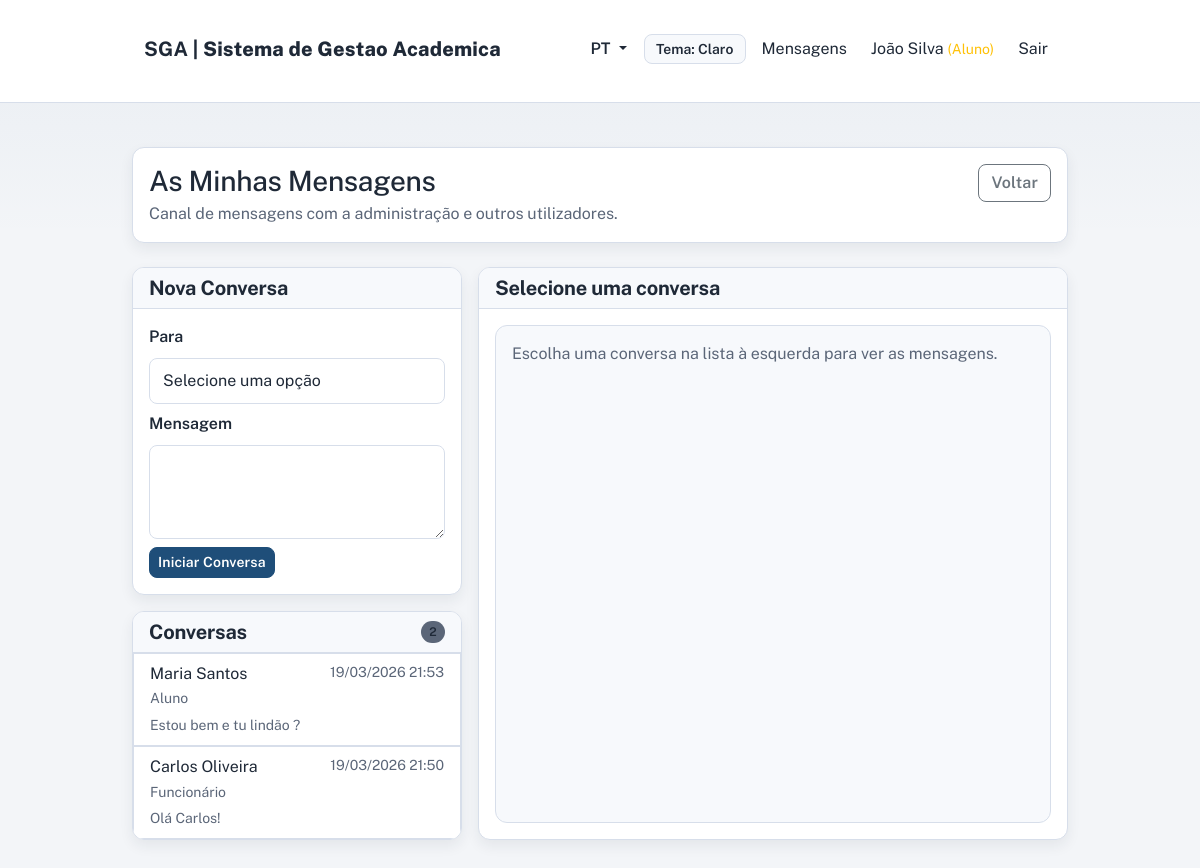
The app's page /public/messages.php (signed in) with its own data.
### tables this page shows
CREATE TABLE `request_threads` (
  `id` int(11) NOT NULL,
  `created_by` int(11) NOT NULL,
  `created_at` timestamp NOT NULL DEFAULT current_timestamp(),
  `updated_at` timestamp NOT NULL DEFAULT current_timestamp() ON UPDATE current_timestamp()
);

CREATE TABLE users (
    id INT PRIMARY KEY AUTO_INCREMENT,
    role_id INT NOT NULL,
    full_name VARCHAR(255) NOT NULL,
    email VARCHAR(255) NOT NULL UNIQUE,
    username VARCHAR(100) NOT NULL UNIQUE,
    password_hash VARCHAR(255),
    is_active BOOLEAN DEFAULT TRUE,
    last_login DATETIME,
    created_at TIMESTAMP DEFAULT CURRENT_TIMESTAMP,
    updated_at TIMESTAMP DEFAULT CURRENT_TIMESTAMP ON UPDATE CURRENT_TIMESTAMP,
    FOREIGN KEY (role_id) REFERENCES roles(id),
    INDEX idx_role (role_id),
    INDEX idx_email (email),
    INDEX idx_username (username)
);

CREATE TABLE roles (
    id INT PRIMARY KEY AUTO_INCREMENT,
    name VARCHAR(50) NOT NULL UNIQUE,
    description VARCHAR(255),
    created_at TIMESTAMP DEFAULT CURRENT_TIMESTAMP
);

CREATE TABLE `request_messages` (
  `id` int(11) NOT NULL,
  `thread_id` int(11) NOT NULL,
  `sender_id` int(11) NOT NULL,
  `message_text` text NOT NULL,
  `created_at` timestamp NOT NULL DEFAULT current_timestamp()
);

### public/messages.php (called while the page is built, shortened)
<?php
require_once __DIR__ . '/../core/bootstrap.php';
require_once __DIR__ . '/../models/RequestMessage.php';
$messageModel = new RequestMessage($pdo);
$currentUserId = (int) getUserId();
$selectedThreadId = (int) ($_GET['thread'] ?? 0);
$threads = $messageModel->getThreadsForUser($currentUserId);
$selectedThread = null;
include __DIR__ . '/../views/messages/index.php';

### core/i18n.php (called while the page is built, shortened)
<?php
$TRANSLATIONS = [];
$CURRENT_LANG = 'pt';
function loadTranslations($lang = 'pt') {
    $filePath = __DIR__ . '/../translations/' . $lang . '.php';
    if (file_exists($filePath)) {
        $TRANSLATIONS = require $filePath;
        $CURRENT_LANG = $lang;
        return true;
    }
    return false;
}
function trans($key, $default = '') {
    global $TRANSLATIONS;
    return $TRANSLATIONS[$key] ?? ($default ?: $key);
}
function t($key, $default = '') {
    return trans($key, $default);
}
function getCurrentLanguage() {
    global $CURRENT_LANG;
    return $CURRENT_LANG;
}

### core/helpers.php (called while the page is built, shortened)
<?php
function h($str) {
    return htmlspecialchars($str, ENT_QUOTES, 'UTF-8');
}
function getUserRole() {
    return $_SESSION['role'] ?? null;
}
function normalizeRoleKey($role) {
    $role = trim(strtolower((string) $role));
    $roleMap = [
        'aluno' => 'aluno',
        'student' => 'aluno',
        'funcionario' => 'funcionario',
        'funcionário' => 'funcionario',
        'staff' => 'funcionario',
        'gestor' => 'gestor',
        'manager' => 'gestor',
        'gestor pedagogico' => 'gestor',
        'gestor pedagógico' => 'gestor',
    ];
    return $roleMap[$role] ?? $role;
}
function getRoleLabel($role = null) {
    $sourceRole = $role ?? getUserRole();
    $normalizedRole = normalizeRoleKey($sourceRole);
    return t('role.' . $normalizedRole, (string) $sourceRole);
}
function getUserId() {
    return $_SESSION['user_id'] ?? null;
}
function formatDateTime($datetime) {
    $timestamp = strtotime($datetime);
    return date('d/m/Y H:i', $timestamp);
}
function baseUrl() {
    $protocol = (!empty($_SERVER['HTTPS']) && $_SERVER['HTTPS'] !== 'off') ? 'https' : 'http';
    $host = $_SERVER['HTTP_HOST'];
    $scriptPath = str_replace('\\', '/', $_SERVER['SCRIPT_NAME'] ?? ($_SERVER['PHP_SELF'] ?? ''));
    $publicPos = strpos($scriptPath, '/public');
    if ($publicPos !== false) {
        $basePath = substr($scriptPath, 0, $publicPos);
    } else {
        $basePath = dirname($scriptPath);
    }
    return $protocol . '://' . $host . rtrim($basePath, '/');
}
function publicUrl($path = '') {
    $base = baseUrl() . '/public';
    if ($path) {
        $base .= '/' . ltrim($path, '/');
    }
    return $base;
}
function url($path = '') {
    return publicUrl($path);
}

### models/RequestMessage.php (called while the page is built, shortened)
<?php
class RequestMessage {
    protected $pdo;
    public function __construct($pdo) {
        $this->pdo = $pdo;
    }
    protected function getRoleNameByUserId($userId) {
        $stmt = $this->pdo->prepare("SELECT LOWER(r.name) AS role_name
            FROM users u
            LEFT JOIN roles r ON r.id = u.role_id
            WHERE u.id = :user_id
            LIMIT 1");
        $stmt->execute([':user_id' => $userId]);
        return (string) ($stmt->fetchColumn() ?: '');
    }
    protected function canUseMessages($userId) {
        return $this->getRoleNameByUserId($userId) !== 'gestor';
    }
    protected function ensureSchema() {
        $this->pdo->exec("CREATE TABLE IF NOT EXISTS request_threads (
            id INT PRIMARY KEY AUTO_INCREMENT,
            created_by INT NOT NULL,
            created_at TIMESTAMP DEFAULT CURRENT_TIMESTAMP,
            updated_at TIMESTAMP DEFAULT CURRENT_TIMESTAMP ON UPDATE CURRENT_TIMESTAMP,
            FOREIGN KEY (created_by) REFERENCES users(id)
        ) ENGINE=InnoDB DEFAULT CHARSET=utf8mb4");
        $this->pdo->exec("CREATE TABLE IF NOT EXISTS request_thread_participants (
            thread_id INT NOT NULL,
            user_id INT NOT NULL,
            joined_at TIMESTAMP DEFAULT CURRENT_TIMESTAMP,
            last_read_at DATETIME,
            PRIMARY KEY (thread_id, user_id),
            FOREIGN KEY (thread_id) REFERENCES request_threads(id) ON DELETE CASCADE,
            FOREIGN KEY (user_id) REFERENCES users(id),
            INDEX idx_user (user_id)
        ) ENGINE=InnoDB DEFAULT CHARSET=utf8mb4");
        $this->pdo->exec("CREATE TABLE IF NOT EXISTS request_messages (
            id INT PRIMARY KEY AUTO_INCREMENT,
            thread_id INT NOT NULL,
            sender_id INT NOT NULL,
            message_text TEXT NOT NULL,
            created_at TIMESTAMP DEFAULT CURRENT_TIMESTAMP,
            FOREIGN KEY (thread_id) REFERENCES request_threads(id) ON DELETE CASCADE,
            FOREIGN KEY (sender_id) REFERENCES users(id),
            INDEX idx_thread (thread_id),
            INDEX idx_created_at (created_at)
        ) ENGINE=InnoDB DEFAULT CHARSET=utf8mb4");
    }
    public function getThreadsForUser($userId) {
        if (!$this->canUseMessages($userId)) {
            return [];
        }
        $stmt = $this->pdo->prepare("SELECT
                t.id,
                u.id AS other_user_id,
                u.full_name AS other_full_name,
                u.username AS other_username,
                r.name AS other_role_name,
                lm.message_text AS last_message,
                lm.created_at AS last_message_at
            FROM request_threads t
            INNER JOIN request_thread_participants me
                ON me.thread_id = t.id AND me.user_id = :current_user_id
            INNER JOIN request_thread_participants op
                ON op.thread_id = t.id AND op.user_id <> :other_user_exclude_id
            INNER JOIN users u
                ON u.id = op.user_id
            LEFT JOIN roles r
                ON r.id = u.role_id
            LEFT JOIN request_messages lm
                ON lm.id = (
                    SELECT m2.id
                    FROM request_messages m2
                    WHERE m2.thread_id = t.id
                    ORDER BY m2.created_at DESC, m2.id DESC
                    LIMIT 1
                )
            WHERE LOWER(COALESCE(r.name, '')) <> 'gestor'
            ORDER BY COALESCE(lm.created_at, t.updated_at) DESC, t.id DESC");
        $stmt->execute([
            ':current_user_id' => $userId,
            ':other_user_exclude_id' => $userId,
        ]);
        return $stmt->fetchAll(PDO::FETCH_ASSOC);
    }
}

### views/messages/index.php (the view, shortened to what this page needs)
<!DOCTYPE html>
<html lang="<?php echo getCurrentLanguage() === 'en' ? 'en' : 'pt-PT'; ?>">
<head>
    <link href="https://cdn.jsdelivr.net/npm/bootstrap@5.1.3/dist/css/bootstrap.min.css" rel="stylesheet">
    <link href="<?php echo url('assets/css/app.css'); ?>" rel="stylesheet">
</head>
<body>
    <?php include __DIR__ . '/../layouts/navbar.php'; ?>
    <div class="container mt-4 mb-5">
        <section class="card mb-4">
            <div class="card-body d-flex justify-content-between align-items-start flex-wrap gap-2">
                <div>
                    <h1 class="h3 mb-1"><?php echo t('messages.title'); ?></h1>
                    <p class="text-muted mb-0"><?php echo t('messages.subtitle'); ?></p>
                </div>
                <a href="<?php echo url('dashboard.php'); ?>" class="btn btn-outline-secondary"><?php echo t('record.back'); ?></a>
            </div>
        </section>
        <div class="messages-shell">
            <div>
                <div class="card mb-3">
                    <div class="card-header">
                        <h5 class="mb-0"><?php echo t('messages.new_conversation'); ?></h5>
                    </div>
                    <div class="card-body">
                        <form method="POST" novalidate>
                            <div class="mb-2">
                                <label for="recipient_id" class="form-label"><?php echo t('messages.to'); ?></label>
                                <select id="recipient_id" name="recipient_id" class="form-select" required>
                                    <option value=""><?php echo t('common.select_option'); ?></option>
                                </select>
                            </div>
                            <div class="mb-2">
                                <label for="new_message_text" class="form-label"><?php echo t('messages.message'); ?></label>
                                <textarea id="new_message_text" name="message_text" class="form-control" rows="3" required></textarea>
                            </div>
                            <button type="submit" class="btn btn-primary btn-sm"><?php echo t('messages.start'); ?></button>
                        </form>
                    </div>
                </div>
                <div class="card messages-list">
                    <div class="card-header d-flex justify-content-between align-items-center">
                        <h5 class="mb-0"><?php echo t('messages.conversations'); ?></h5>
                        <span class="badge bg-secondary"><?php echo count($threads); ?></span>
                    </div>
                    <div class="list-group list-group-flush">
                        <?php if (empty($threads)): ?>
                            <div class="list-group-item text-muted"><?php echo t('messages.no_conversations'); ?></div>
                        <?php else: ?>
                            <?php foreach ($threads as $thread): ?>
                                <?php $isActive = ((int) $thread['id'] === (int) $selectedThreadId); ?>
                                <a class="thread-link <?php echo $isActive ? 'active' : ''; ?>" href="<?php echo url('messages.php?thread=' . (int) $thread['id']); ?>">
                                    <div class="list-group-item">
                                        <div class="d-flex justify-content-between align-items-start gap-2">
                                            <div>
                                                <div class="fw-semibold"><?php echo h($thread['other_full_name']); ?></div>
                                                <small class="text-muted"><?php echo h(getRoleLabel($thread['other_role_name'] ?? '')); ?></small>
                                            </div>
                                            <small class="text-muted"><?php echo !empty($thread['last_message_at']) ? formatDateTime($thread['last_message_at']) : '-'; ?></small>
                                        </div>
                                        <div class="text-muted small mt-1"><?php echo h(mb_strimwidth((string) ($thread['last_message'] ?? ''), 0, 72, '...')); ?></div>
                                    </div>
                                </a>
                            <?php endforeach; ?>
                        <?php endif; ?>
                    </div>
                </div>
            </div>
            <div class="card chat-panel">
                <div class="card-header">
                    <?php if ($selectedThread): ?>
                        <h5 class="mb-0"><?php echo h($selectedThread['other_full_name']); ?></h5>
                        <small class="text-muted"><?php echo h(getRoleLabel($selectedThread['other_role_name'] ?? '')); ?></small>
                    <?php else: ?>
                        <h5 class="mb-0"><?php echo t('messages.select_conversation'); ?></h5>
                    <?php endif; ?>
                </div>
                <div class="card-body d-flex flex-column gap-3">
                    <div class="chat-body">
                        <?php if (!$selectedThread): ?>
                            <p class="text-muted mb-0"><?php echo t('messages.choose_left'); ?></p>
                        <?php elseif (empty($messages)): ?>
                            <p class="text-muted mb-0"><?php echo t('messages.no_messages'); ?></p>
                        <?php endif; ?>
                    </div>
                </div>
            </div>
        </div>
    </div>
</body>
</html>

### public/assets/css/app.css (style rules this page uses)
:root { --bg: #f3f5f8; --bg-plain: #ffffff; --surface: #ffffff; --surface-soft: #f7f9fc; --surface-strong: #eef2f7; --text: #1f2937; --text-muted: #5b6678; --border: #d7deea; --primary: #1f4e79; --primary-soft: #d8e7f8; --info: #0c6a8f; --success: #1f7a4f; --warning: #9a6a05; --danger: #9f1239; --secondary: #5b6678; --on-primary: #ffffff; --on-info: #ffffff; --on-success: #ffffff; --on-warning: #ffffff; --on-danger: #ffffff; --on-secondary: #ffffff; --radius-sm: 8px; --radius-md: 12px; --radius-lg: 16px; --shadow-sm: 0 6px 14px rgba(31, 41, 55, 0.07); --shadow-md: 0 14px 30px rgba(31, 41, 55, 0.12); }
* { box-sizing: border-box; }
html, body { min-height: 100%; }
body { font-family: 'Public Sans', 'Segoe UI', sans-serif; color: var(--text); background: linear-gradient(180deg, rgba(31, 78, 121, 0.05) 0%, transparent 26%), var(--bg); line-height: 1.55; }
h1, h2, h3, h4, h5, h6 { color: var(--text); letter-spacing: -0.01em; font-weight: 700; }
p, label, li, small, span { color: inherit; }
a { color: var(--primary); }
.container, .container-fluid { width: 80%; max-width: 80%; margin-left: auto; margin-right: auto; padding-top: 1.25rem; padding-bottom: 1.5rem; }
.card { border: 1px solid var(--border); border-radius: var(--radius-md); box-shadow: var(--shadow-sm); overflow: hidden; background: var(--surface); transition: transform 160ms ease, box-shadow 160ms ease; }
.card-header { border-bottom: 1px solid var(--border); background-color: var(--surface-soft); font-weight: 600; }
.card-header h1, .card-header h2, .card-header h3, .card-header h4, .card-header h5, .card-header h6 { color: inherit; }
.form-control, .form-select, textarea { border-radius: var(--radius-sm); border: 1px solid var(--border); background: var(--bg-plain); color: var(--text); padding: 0.62rem 0.82rem; }
.form-control::placeholder, textarea::placeholder { color: var(--text-muted); opacity: 0.9; }
.form-label { font-weight: 600; color: var(--text); }
.btn { border-radius: var(--radius-sm); font-weight: 600; letter-spacing: 0.01em; transition: transform 120ms ease; }
.btn-primary { background-color: var(--primary); border-color: var(--primary); color: var(--on-primary); }
.badge { border-radius: 999px; padding: 0.42em 0.7em; font-weight: 600; }
.list-group-item { border-color: var(--border); background: var(--surface); color: var(--text); }
.text-muted { color: var(--text-muted) !important; }
.bg-secondary { background-color: var(--secondary) !important; color: var(--on-secondary) !important; }
.badge.bg-primary, .badge.bg-info, .badge.bg-success, .badge.bg-warning, .badge.bg-danger, .badge.bg-secondary { color: inherit !important; }
.ui-reveal { opacity: 0; transform: translateY(8px); transition: opacity 220ms ease, transform 220ms ease; }
.ui-reveal.is-visible { opacity: 1; transform: translateY(0); }

### views/messages/index.php (style rules this page uses)
.messages-shell { display: grid; grid-template-columns: 330px 1fr; gap: 1rem; }
.messages-list { max-height: 68vh; overflow-y: auto; }
.chat-panel { min-height: 68vh; display: flex; flex-direction: column; }
.chat-body { flex: 1; overflow-y: auto; padding: 1rem; border: 1px solid var(--border); border-radius: var(--radius-md); background: var(--surface-soft); }
.thread-link { text-decoration: none; color: inherit; }

### records on screen
request_threads: created_by.full_name "Maria Santos", roles.name "Aluno", request_messages.created_at "19/03/2026 21:53", request_messages.message_text "Estou bem e tu lindão ?"
request_threads: users.full_name "Carlos Oliveira", roles.name "Funcionário", request_messages.created_at "19/03/2026 21:50", request_messages.message_text "Olá Carlos!"

### other values on screen
getCurrentLanguage() "PT"
t('nav.my_requests') "Mensagens"
$_SESSION['full_name'] "João Silva"
getRoleLabel() "Aluno"
t('nav.logout') "Sair"
t('messages.title') "As Minhas Mensagens"
t('messages.subtitle') "Canal de mensagens com a administração e outros utilizadores."
t('record.back') "Voltar"
t('messages.new_conversation') "Nova Conversa"
t('messages.to') "Para"
t('messages.message') "Mensagem"
t('messages.start') "Iniciar Conversa"
t('messages.conversations') "Conversas"
count($threads) "2"
t('messages.select_conversation') "Selecione uma conversa"
